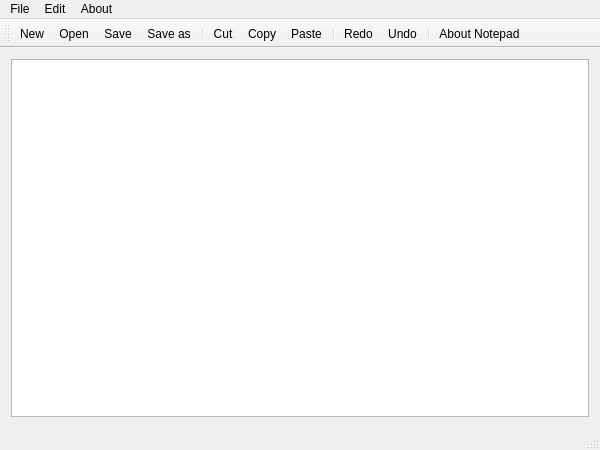
<?xml version="1.0" encoding="UTF-8"?>
<ui version="4.0">
 <class>MainWindow</class>
 <widget class="QMainWindow" name="MainWindow">
  <property name="geometry">
   <rect>
    <x>0</x>
    <y>0</y>
    <width>600</width>
    <height>450</height>
   </rect>
  </property>
  <property name="windowTitle">
   <string>MainWindow</string>
  </property>
  <widget class="QWidget" name="centralWidget">
   <layout class="QHBoxLayout" name="horizontalLayout">
    <item>
     <widget class="QTextEdit" name="textEdit"/>
    </item>
   </layout>
  </widget>
  <widget class="QMenuBar" name="menuBar">
   <property name="geometry">
    <rect>
     <x>0</x>
     <y>0</y>
     <width>600</width>
     <height>22</height>
    </rect>
   </property>
   <widget class="QMenu" name="menuFile">
    <property name="title">
     <string>File</string>
    </property>
    <addaction name="actionNew"/>
    <addaction name="actionOpen"/>
    <addaction name="separator"/>
    <addaction name="actionSave"/>
    <addaction name="actionSave_as"/>
    <addaction name="separator"/>
    <addaction name="actionPrint"/>
   </widget>
   <widget class="QMenu" name="menuEdit">
    <property name="title">
     <string>Edit</string>
    </property>
    <addaction name="actionCut"/>
    <addaction name="actionCopy"/>
    <addaction name="actionPaste"/>
    <addaction name="separator"/>
    <addaction name="actionRedo"/>
    <addaction name="actionUndo"/>
    <addaction name="separator"/>
    <addaction name="actionFont"/>
    <addaction name="actionColor"/>
    <addaction name="actionBackground_Color"/>
    <addaction name="actionBackground_Color_Edit_Text"/>
   </widget>
   <widget class="QMenu" name="menuAbout">
    <property name="title">
     <string>About</string>
    </property>
    <addaction name="actionAbout_Notepad"/>
   </widget>
   <addaction name="menuFile"/>
   <addaction name="menuEdit"/>
   <addaction name="menuAbout"/>
  </widget>
  <widget class="QToolBar" name="mainToolBar">
   <attribute name="toolBarArea">
    <enum>TopToolBarArea</enum>
   </attribute>
   <attribute name="toolBarBreak">
    <bool>false</bool>
   </attribute>
   <addaction name="actionNew"/>
   <addaction name="actionOpen"/>
   <addaction name="actionSave"/>
   <addaction name="actionSave_as"/>
   <addaction name="separator"/>
   <addaction name="actionCut"/>
   <addaction name="actionCopy"/>
   <addaction name="actionPaste"/>
   <addaction name="separator"/>
   <addaction name="actionRedo"/>
   <addaction name="actionUndo"/>
   <addaction name="separator"/>
   <addaction name="actionAbout_Notepad"/>
  </widget>
  <widget class="QStatusBar" name="statusBar"/>
  <action name="actionNew">
   <property name="icon">
    <iconset resource="resource.qrc">
     <normaloff>:/rec/img/new.png</normaloff>:/rec/img/new.png</iconset>
   </property>
   <property name="text">
    <string>New</string>
   </property>
  </action>
  <action name="actionOpen">
   <property name="icon">
    <iconset resource="resource.qrc">
     <normaloff>:/rec/img/open.png</normaloff>:/rec/img/open.png</iconset>
   </property>
   <property name="text">
    <string>Open</string>
   </property>
  </action>
  <action name="actionSave">
   <property name="icon">
    <iconset resource="resource.qrc">
     <normaloff>:/rec/img/save.png</normaloff>:/rec/img/save.png</iconset>
   </property>
   <property name="text">
    <string>Save</string>
   </property>
  </action>
  <action name="actionSave_as">
   <property name="icon">
    <iconset resource="resource.qrc">
     <normaloff>:/rec/img/save_as.png</normaloff>:/rec/img/save_as.png</iconset>
   </property>
   <property name="text">
    <string>Save as</string>
   </property>
  </action>
  <action name="actionCut">
   <property name="icon">
    <iconset resource="resource.qrc">
     <normaloff>:/rec/img/cut.png</normaloff>:/rec/img/cut.png</iconset>
   </property>
   <property name="text">
    <string>Cut</string>
   </property>
  </action>
  <action name="actionCopy">
   <property name="icon">
    <iconset resource="resource.qrc">
     <normaloff>:/rec/img/copy.png</normaloff>:/rec/img/copy.png</iconset>
   </property>
   <property name="text">
    <string>Copy</string>
   </property>
  </action>
  <action name="actionPaste">
   <property name="icon">
    <iconset resource="resource.qrc">
     <normaloff>:/rec/img/paste.png</normaloff>:/rec/img/paste.png</iconset>
   </property>
   <property name="text">
    <string>Paste</string>
   </property>
  </action>
  <action name="actionRedo">
   <property name="icon">
    <iconset resource="resource.qrc">
     <normaloff>:/rec/img/edit_redo.png</normaloff>:/rec/img/edit_redo.png</iconset>
   </property>
   <property name="text">
    <string>Redo</string>
   </property>
  </action>
  <action name="actionUndo">
   <property name="icon">
    <iconset resource="resource.qrc">
     <normaloff>:/rec/img/edit_undo.png</normaloff>:/rec/img/edit_undo.png</iconset>
   </property>
   <property name="text">
    <string>Undo</string>
   </property>
  </action>
  <action name="actionAbout_Notepad">
   <property name="icon">
    <iconset resource="resource.qrc">
     <normaloff>:/rec/img/info.png</normaloff>:/rec/img/info.png</iconset>
   </property>
   <property name="text">
    <string>About Notepad</string>
   </property>
  </action>
  <action name="actionFont">
   <property name="text">
    <string>Font</string>
   </property>
  </action>
  <action name="actionColor">
   <property name="text">
    <string>Color</string>
   </property>
  </action>
  <action name="actionBackground_Color">
   <property name="text">
    <string>Background Color</string>
   </property>
  </action>
  <action name="actionBackground_Color_Edit_Text">
   <property name="text">
    <string>Background Color Edit Text</string>
   </property>
  </action>
  <action name="actionPrint">
   <property name="text">
    <string>Print</string>
   </property>
  </action>
 </widget>
 <layoutdefault spacing="6" margin="11"/>
 <resources>
  <include location="resource.qrc"/>
 </resources>
 <connections/>
</ui>
